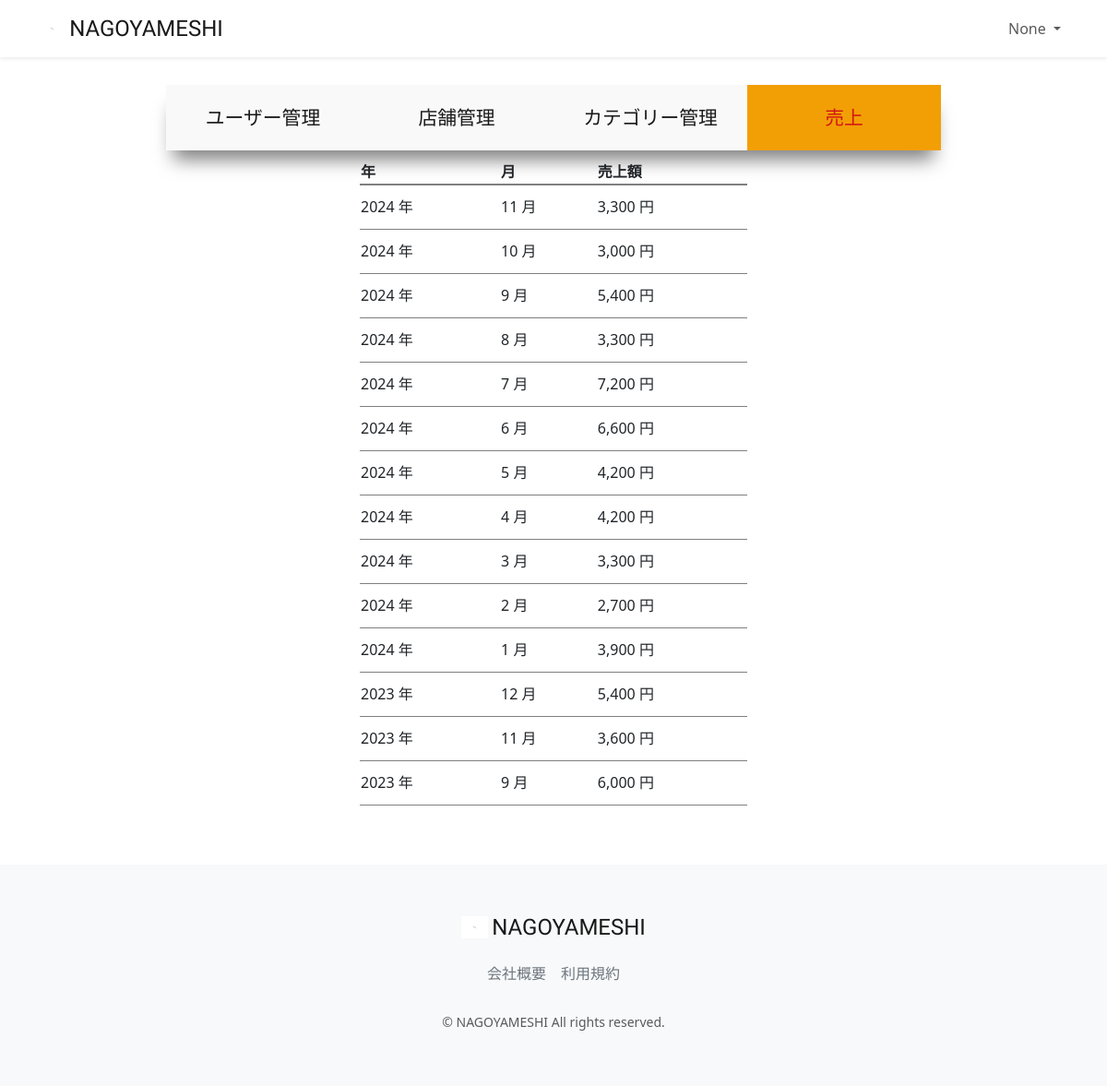
The page /accounts/management/sales/ (signed in) on the database its author committed.
### accounts/models.py (models this page shows, shortened)
class CustomUser(AbstractUser):
    user_name = models.CharField(max_length=128, null=True, blank=True, verbose_name='ユーザー名前')
    hurigana = models.CharField(max_length=128, null=True, blank=True, verbose_name='フリガナ')
    zip_code = models.CharField(max_length=16, null=True, blank=True, verbose_name='郵便番号')
    address = models.CharField(max_length=255, null=True, blank=True, verbose_name='住所')
    phone_number = models.CharField(max_length=20, null=True, blank=True, verbose_name='電話番号')
    birthday = models.CharField(max_length=20, null=True, blank=True, verbose_name='誕生日')
    job = models.CharField(max_length=255, null=True, blank=True, verbose_name='職業')
    is_subscribed = models.BooleanField(default=False, verbose_name='有料会員')
    card_name = models.CharField(max_length=128, null=True, blank=True, verbose_name='カード名義')
    card_number = models.CharField(max_length=128, null=True, blank=True, verbose_name='カード番号')
    class Meta:
        verbose_name_plural = 'CustomUser'

### restaurant/models.py (models this page shows, shortened)
class Sales(models.Model):
    year = models.IntegerField('年', default=0)
    month = models.IntegerField('月', default=0)
    amount = models.IntegerField('売上金額', default=0)
    class Meta:
        verbose_name_plural = 'Sales'

### accounts/views.py (the view, shortened to what this page needs)
# urls.py: path("management/sales/",views.ManagementSalesListView.as_view(), name="sales")
class ManagementSalesListView(onlyManagementUserMixin, generic.ListView):
    template_name = 'management/sales.html'
    model = Sales
    ordering = ["-year","-month"]
    def get_context_data(self, **kwargs):
        context = super().get_context_data(**kwargs)
        context["selected"] = "sales"
        return context

### accounts/mixins.py (called while the page is built)
    def test_func(self):
        user = self.request.user
        return user.is_staff

### accounts/templates/management/sales.html (shortened to what this page needs)
{% extends "management/manage_base.html" %}
{% load static %}
{% load humanize %}
{% block sub_content %}
     <table class="sales">
         <thead>
             <tr>
                 <th>年</th>
                 <th>月</th>
                 <th>売上額</th>
             </tr>
         </thead>
         {% for sales in object_list %}
         <tr>
             <td>{{ sales.year }} 年</td>
             <td>{{ sales.month }} 月</td>
             <td>{{ sales.amount | intcomma }} 円</td>
             </tr>
         {% endfor %}
     </table>
 <br>
{% endblock %}

### restaurant/templates/layout/base.html (shortened to what this page needs)
{% load static %}
<!DOCTYPE html>
<html lang="ja">
<head>
    <link href="https://cdn.jsdelivr.net/npm/bootstrap@5.3.3/dist/css/bootstrap.min.css" rel="stylesheet"
>
    <link href="{% static 'css/nagoyameshi.css' %}" rel="stylesheet">
</head>
<body>
<div id="app" class="wrapper">
    <nav class="navbar navbar-expand-md navbar-light bg-white shadow-sm">
        <div class="container nagoyameshi-container">
            <a class="navbar-brand app-name" href="{% url 'top_page' %}">
                <div class="d-flex align-items-center">
                    <img class="nagoyameshi-logo me-1" src="{% static 'images/logo/logo.svg' %}" alt="nagoyameshi">
                    NAGOYAMESHI
                </div>
            </a>
            <div class="collapse navbar-collapse" id="navbarSupportedContent">
                <ul class="navbar-nav ms-auto">
                    {% if user.is_subscribed %}
                        <li class="nav-item dropdown">
                            <a id="navbarDropdown" class="nav-link dropdown-toggle" href="#" role="button"
                               data-bs-toggle="dropdown" aria-haspopup="true" aria-expanded="false" v-pre>
                                {{ user.user_name }}
                            </a>
                        </li>
                    {% endif %}
                </ul>
            </div>
        </div>
    </nav>
    {% block content %}{% endblock %}
    <footer class="bg-light">
        <div class="d-flex justify-content-center footer-logo">
            <a class="navbar-brand app-name" href="{% url 'top_page' %}">
                <div class="d-flex align-items-center">
                    <img class="nagoyameshi-logo me-1" src="{% static 'images/logo/logo.svg' %}" alt="nagoyameshi">
                    NAGOYAMESHI
                </div>
            </a>
        </div>
        <div class="d-flex justify-content-center footer-link">
            <a href="{% url 'company_page' %}" class="link-secondary me-3">会社概要</a>
            <a href="{% url 'terms_page' %}" class="link-secondary">利用規約</a>
        </div>
        <p class="text-center text-muted small mb-0">&copy; NAGOYAMESHI All rights reserved.</p>
    </footer>
</div>
</body>
</html>

### static/css/nagoyameshi.css (style rules this page uses)
.wrapper { min-height: 100vh; position: relative; padding-bottom: 240px; box-sizing: border-box; }
.nagoyameshi-logo { height: 24px; }
.app-name { font-family: 'Carter One', cursive; font-size: 24px; color: #191919; }
footer { width: 100%; height: 240px; position: absolute; bottom: 0; padding: 50px 15px; }
.footer-logo { margin-bottom: 20px; }
.footer-link { margin-bottom: 30px; }
a { text-decoration: none !important; }
.sales { width: 50%; margin: 10px auto; }
.sales thead { border-bottom: 2px solid rgba(0, 0, 0, 0.5); }
.sales tbody tr { border-bottom: 1px solid rgba(0, 0, 0, 0.5); height: 3em; }

### rows shown on the page
CustomUser: user_name "None"
Sales: year "2024", month "11", amount "3,300"
Sales: year "2024", month "10", amount "3,000"
Sales: year "2024", month "9", amount "5,400"
Sales: year "2024", month "8", amount "3,300"
Sales: year "2024", month "7", amount "7,200"
Sales: year "2024", month "6", amount "6,600"
Sales: year "2024", month "5", amount "4,200"
Sales: year "2024", month "4", amount "4,200"
Sales: year "2024", month "3", amount "3,300"
Sales: year "2024", month "2", amount "2,700"
Sales: year "2024", month "1", amount "3,900"
Sales: year "2023", month "12", amount "5,400"
Sales: year "2023", month "11", amount "3,600"
Sales: year "2023", month "9", amount "6,000"
